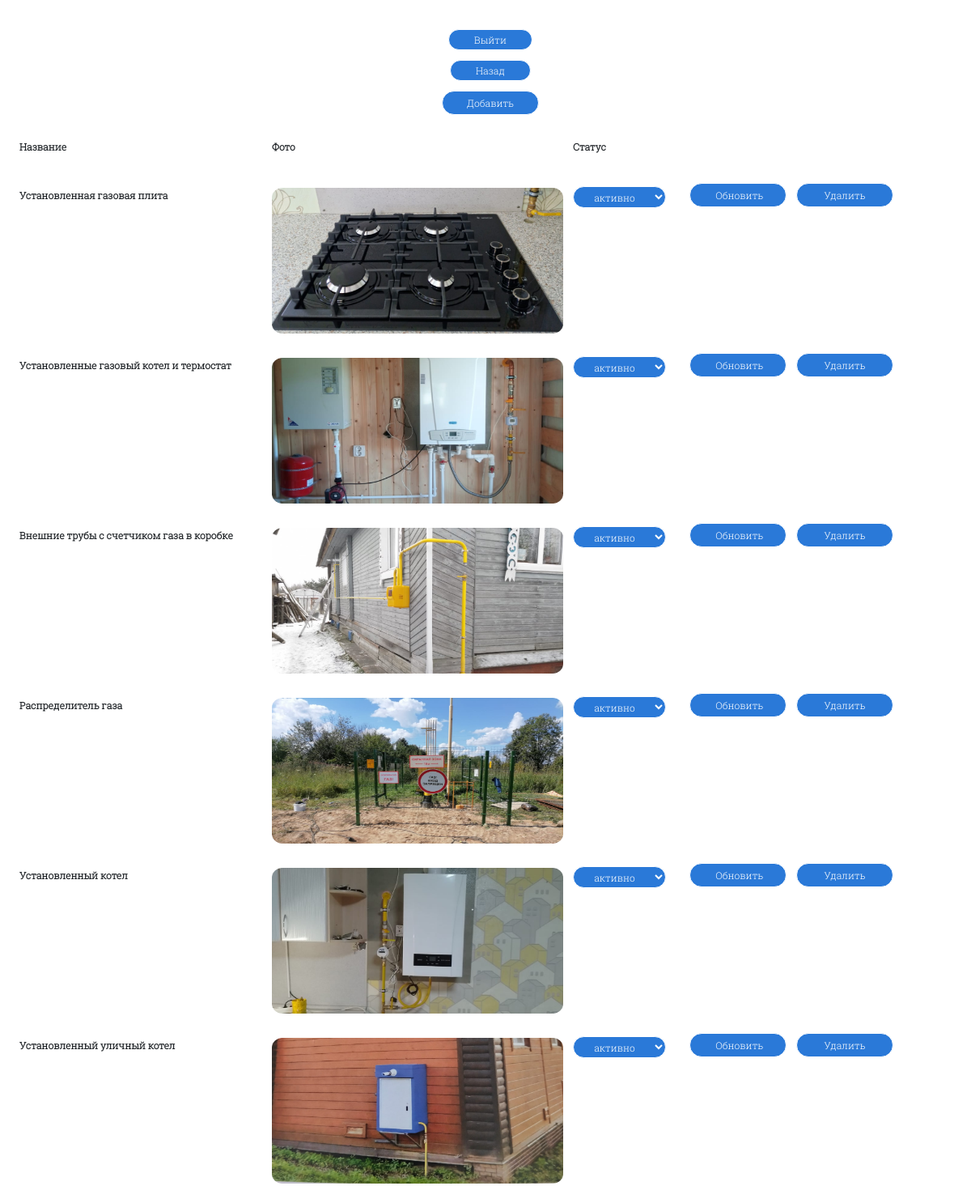
The app's page /vgtrk.sk/images_portfolio.php (signed in) with its own data.
### tables this page shows
CREATE TABLE `images_portfolio` (
  `id` int NOT NULL,
  `name/alt` varchar(150) NOT NULL,
  `way` varchar(100) NOT NULL,
  `active` varchar(10) NOT NULL DEFAULT 'активно'
);

### vgtrk.sk/images_portfolio.php (the view, shortened to what this page needs)
<?php
    include_once 'connect.php';
            ?>
<!DOCTYPE html>
<html lang="ru">
    <head>
        <link href="./bootstrap/bootstrap.min.css" rel="stylesheet">
        <link rel="stylesheet" href="./style.css">
    </head>
    <body class="center_admin">
        <?php
            if(!empty($_SESSION['id'])) {
                ?>
                    <span class="out_admin">
                        <form action="" method="POST">
                            <input class="button_screen_admin_out"  class="text_admin" value="Выйти" name="out" type="submit">
                        </form>
                    </span>
                    <span class="back_admin">
                        <form action="" method="POST">
                            <input class="button_screen_admin_out"  class="text_admin" value="Назад" name="back" type="submit">
                        </form>
                    </span>
                    <span class="back_admin">
                        <a class="button_screen_admin" data-bs-toggle="modal" href="#exampleModalToggle" role="button">Добавить</a>
                    </span>
                <?php
            }
            if(!isset($_SESSION['id'])) {
                ?>
                    <span class="enter_admin text_admin">Вы не вошли в админ-панель</span>
                    <span class="enter_admin">
                        <form action="" method="POST">
                            <button class="button_screen_admin_enter" name="enter" type="submit">
                                <p class="text_admin">Войти</p>
                            </button>
                        </form>
                    </span>
                <?php
            } else {
        ?>
        <div class="screen_admin none1 none650">
            <p class="text_admin left_block margin_top_bottom">
                <span class=first_table_swiper><?php echo "Название";?></span>
                <span class=second_table_swiper><?php echo "Фото";?></span>
                <span class=third_table_swiper><?php echo "Статус";?></span>
            </p>
            <br>
        </div>
        <?php $result = $mysqli-> query("SELECT * FROM `images_portfolio`");
            foreach($result as $rows) {?>
                <form class="form_admin" method="POST">
                <div class="screen_admin">
                    <p class="text_admin left_block">
                        <span class="first_table_swiper"><?php echo $rows['name/alt']?></span> <span class="none1150"><br class="none1150"></span>
                        <span class="second_table_swiper"><img class="admin_image" src="./img/content/screen_fourth/<?php echo $rows['way']?>"></span> <span class="none1150"><br class="none1150"></span>
                        <span class="third_table_swiper"><?php
                            if($rows['active'] == "активно") {
                                ?><select name="active" class="select_admin">
                                    <option selected disabled hidden value="none">активно</option>
                                </select><?php
                            }?></span>
                        <input class="button_screen_admin"  class="text_admin" value="Обновить" name="change" type="submit">
                        <input class="button_screen_admin"  class="text_admin" value="Удалить" name="delete[<?php echo $rows['id'];?>]" type="submit">
                    </p>
                    <br>
                </div>
                </form>
            <?php
            }
        ?>
    </body>
</html>
<?php
    }
?>

### vgtrk.sk/style.css (style rules this page uses)
* { margin: 0; }
::placeholder { color: #fff; }
@media (min-width: 1150px) { a { text-decoration: none; } }
@media (min-width: 1150px) { .left_block { display: flex; justify-content: left; } }
@media (min-width: 1150px) { .screen_admin { width: 96vw; margin-left: 2vw; } }
@media (min-width: 1150px) { .text_admin { font-weight: 600; font-family: RobotoSlab; font-size: 1vw; } }
@media (min-width: 1150px) { .button_screen_admin { width: 10vw; height: 2.5vw; display: flex; justify-content: center; align-items: center; background-color: #2A79D8; padding: 0.26vw 2.60vw; font-family: RobotoSlab; font-weight: 300; font-size: 1vw; color: #ffffff; border-radius: 1.82vw; border: 0.16vw solid #fff; text-align: center; margin-left: 1vw; } }
@media (min-width: 1150px) { .out_admin { display: flex; align-items: center; flex-direction: column; margin-top: 3vw; } }
@media (min-width: 1150px) { .back_admin { display: flex; align-items: center; flex-direction: column; } }
@media (min-width: 1150px) { .button_screen_admin_out { display: flex; justify-content: center; align-items: center; background-color: #2A79D8; padding: 0.26vw 2.60vw; font-family: RobotoSlab; font-weight: 300; font-size: 1vw; color: #ffffff; border-radius: 1.82vw; border: 0.16vw solid #fff; text-align: center; margin-left: 1vw; margin-bottom: 1vw; } }
@media (min-width: 1150px) { .margin_top_bottom { margin-top: 2vw; margin-bottom: 1vw; } }
@media (min-width: 1150px) { .admin_image { width: 30vw; height: 15vw; border-radius: 0.5vw; } }
@media (min-width: 1150px) { .first_table_swiper { width: 25vw; margin-top: 0.5vw; margin-right: 1vw; } }
@media (min-width: 1150px) { .second_table_swiper { width: 30vw; margin-top: 0.5vw; margin-right: 1vw; } }
@media (min-width: 1150px) { .third_table_swiper { width: 10vw; margin-top: 0.5vw; margin-right: 1vw; } }
@media (min-width: 1150px) { .select_admin { padding: 0.3vw 1vw; margin-top: -0.2vw; background-color: #2A79D8; outline: none; border: 0.16vw solid #ffffff; border-radius: 1.82vw; text-align: center; font-family: RobotoSlab; font-weight: 300; font-size: 1vw; color: #ffffff; } }

### records on screen
images_portfolio: value "Установленная газовая плита", way (picture)
images_portfolio: value "Установленные газовый котел и термостат", way (picture)
images_portfolio: value "Внешние трубы с счетчиком газа в коробке", way (picture)
images_portfolio: value "Распределитель газа", way (picture)
images_portfolio: value "Установленный котел", way (picture)
images_portfolio: value "Установленный уличный котел", way (picture)
